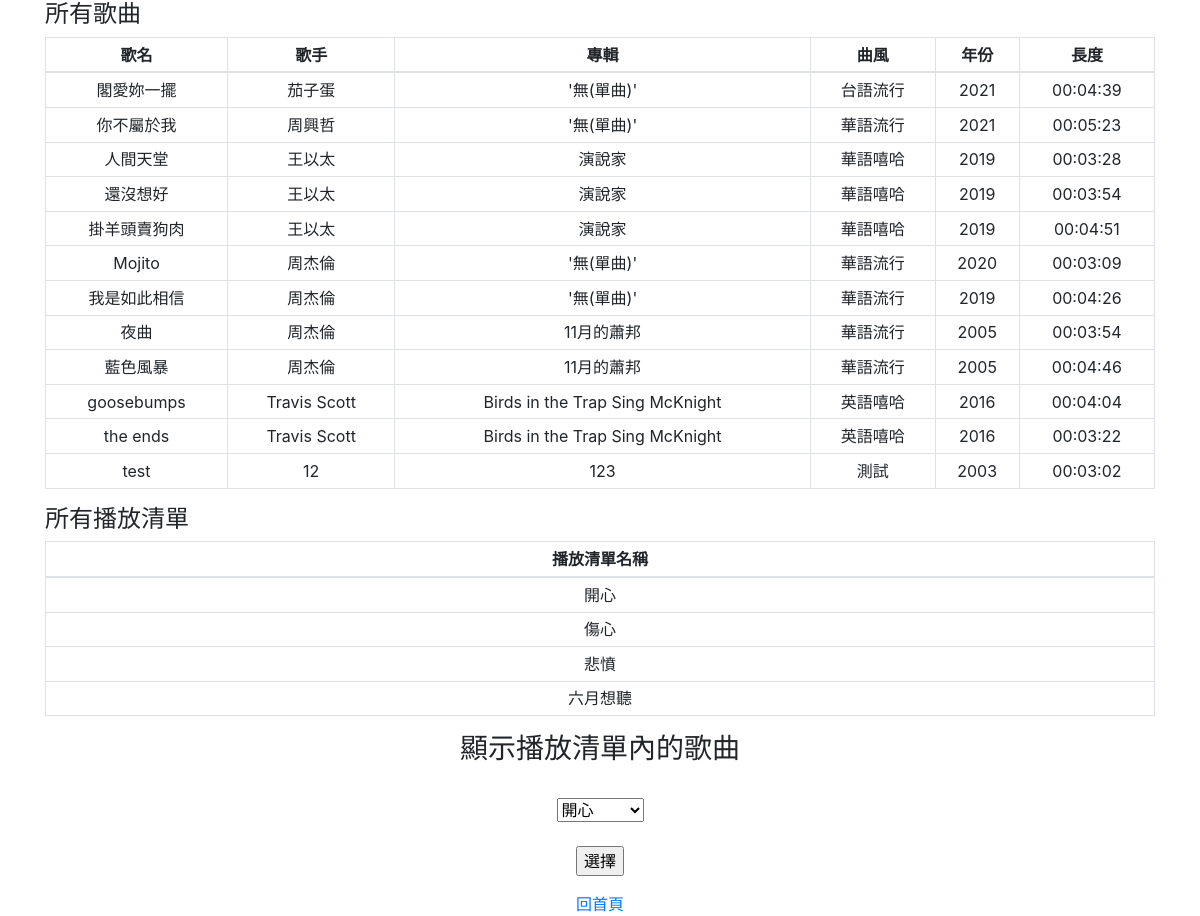
The page /show.php on the database its author committed.
### tables this page shows
CREATE TABLE `song` (
  `id` int(11) NOT NULL,
  `songTitle` text NOT NULL,
  `singer` text NOT NULL,
  `album` text NOT NULL DEFAULT '\'無(單曲)\'',
  `type` text NOT NULL DEFAULT '\'無法定義\'',
  `year` year(4) NOT NULL,
  `length` time NOT NULL
);

CREATE TABLE `playlist` (
  `id` int(11) NOT NULL,
  `playlistTitle` text NOT NULL,
  `user_id` int(30) DEFAULT NULL
);

### show.php (the view, shortened to what this page needs)
<?php
include('config.php');
?>
<!DOCTYPE html>
<html lang="en">
<head>
	<link rel="stylesheet" href="https://stackpath.bootstrapcdn.com/bootstrap/4.3.1/css/bootstrap.min.css"
>
</head>
<body>
<?php
	$query1 = "SELECT songTitle, singer, album, type, year, length FROM song";
	$query_run1 = mysqli_query($link,$query1);
?>
<div class="container">
	<h4>所有歌曲</h4>
	<table class="table table-sm table-bordered"style="text-align:center;">
		<thead style="text-align:center;">
			<tr style="text-align:center;">
				<th>歌名</th>
				<th>歌手</th>
				<th>專輯</th>
				<th>曲風</th>
				<th>年份</th>
				<th>長度</th>
			</tr>
		</thead>
		<tbody>
			<?php
				if(mysqli_num_rows($query_run1) > 0)
				{
					foreach($query_run1 as $row1)
					{
			?>
						<tr>
							<td><?php echo $row1['songTitle']; ?></td>
							<td><?php echo $row1['singer']; ?></td>
							<td><?php echo $row1['album']; ?></td>
							<td><?php echo $row1['type']; ?></td>
							<td><?php echo $row1['year']; ?></td>
							<td><?php echo $row1['length']; ?></td>
						</tr>
			<?php
				  }
				}
			?>
		</tbody>
	</table>
</div>
<?php
	$query2 = "SELECT playlistTitle FROM playlist";
	$query_run2 = mysqli_query($link,$query2);
?>
<div class="container">
	<h4>所有播放清單</h4>
	<table class="table table-sm table-bordered"style="text-align:center;">
		<thead style="text-align:center;">
			<tr style="text-align:center;">
				<th>播放清單名稱</th>
			</tr>
		</thead>
		<tbody>
			<?php
				if(mysqli_num_rows($query_run2) > 0)
				{
					foreach($query_run2 as $row2)
					{
			?>
						<tr>
							<td><?php echo $row2['playlistTitle']; ?></td>
						</tr>
			<?php
				  }
				}
			?>
		</tbody>
	</table>
</div>
<center>
<?php
	$query3 = "SELECT playlistTitle FROM playlist";
	$query_run3 = mysqli_query($link,$query3);
?>
<form name="showSongPlaylistForm" method="post" action="show_song_playlist.php" onsubmit="return validateForm()">
<div class="container">
	<h3>顯示播放清單內的歌曲</h3>
	<br/>
	<table class="table table-sm table-bordered"style="text-align:center;">
		<tbody>
			<?php
				if(mysqli_num_rows($query_run3) > 0)
				{
					echo '<select name = "all_playlist">';
					foreach($query_run3 as $row3)
					{
						echo '<option value="';
						echo $row3['playlistTitle'];
						echo '">';
						echo $row3['playlistTitle'];
						echo '</option>';
					}
					echo '</select>';
					echo "<br></br>";
					echo '<input type="submit" value="選擇" name="submit">';
				}
				else{
					echo '目前無播放清單';
				}
			?>
		</tbody>
	</table>
</div>
</form>
<a href="welcome.php">回首頁</a>
</center>
</body>
</html>

### rows shown on the page
song: songTitle "閣愛妳一擺", singer "茄子蛋", album "'無(單曲)'", type "台語流行", year "2021", length "00:04:39"
song: songTitle "你不屬於我", singer "周興哲", album "'無(單曲)'", type "華語流行", year "2021", length "00:05:23"
song: songTitle "人間天堂", singer "王以太", album "演說家", type "華語嘻哈", year "2019", length "00:03:28"
song: songTitle "還沒想好", singer "王以太", album "演說家", type "華語嘻哈", year "2019", length "00:03:54"
song: songTitle "掛羊頭賣狗肉", singer "王以太", album "演說家", type "華語嘻哈", year "2019", length "00:04:51"
song: songTitle "Mojito", singer "周杰倫", album "'無(單曲)'", type "華語流行", year "2020", length "00:03:09"
song: songTitle "我是如此相信", singer "周杰倫", album "'無(單曲)'", type "華語流行", year "2019", length "00:04:26"
song: songTitle "夜曲", singer "周杰倫", album "11月的蕭邦", type "華語流行", year "2005", length "00:03:54"
song: songTitle "藍色風暴", singer "周杰倫", album "11月的蕭邦", type "華語流行", year "2005", length "00:04:46"
song: songTitle "goosebumps", singer "Travis Scott", album "Birds in the Trap Sing McKnight", type "英語嘻哈", year "2016", length "00:04:04"
song: songTitle "the ends", singer "Travis Scott", album "Birds in the Trap Sing McKnight", type "英語嘻哈", year "2016", length "00:03:22"
song: songTitle "test", singer "12", album "123", type "測試", year "2003", length "00:03:02"
playlist: playlistTitle "開心"
playlist: playlistTitle "傷心"
playlist: playlistTitle "悲憤"
playlist: playlistTitle "六月想聽"

### other values the page prints
form field all_playlist "開心"
